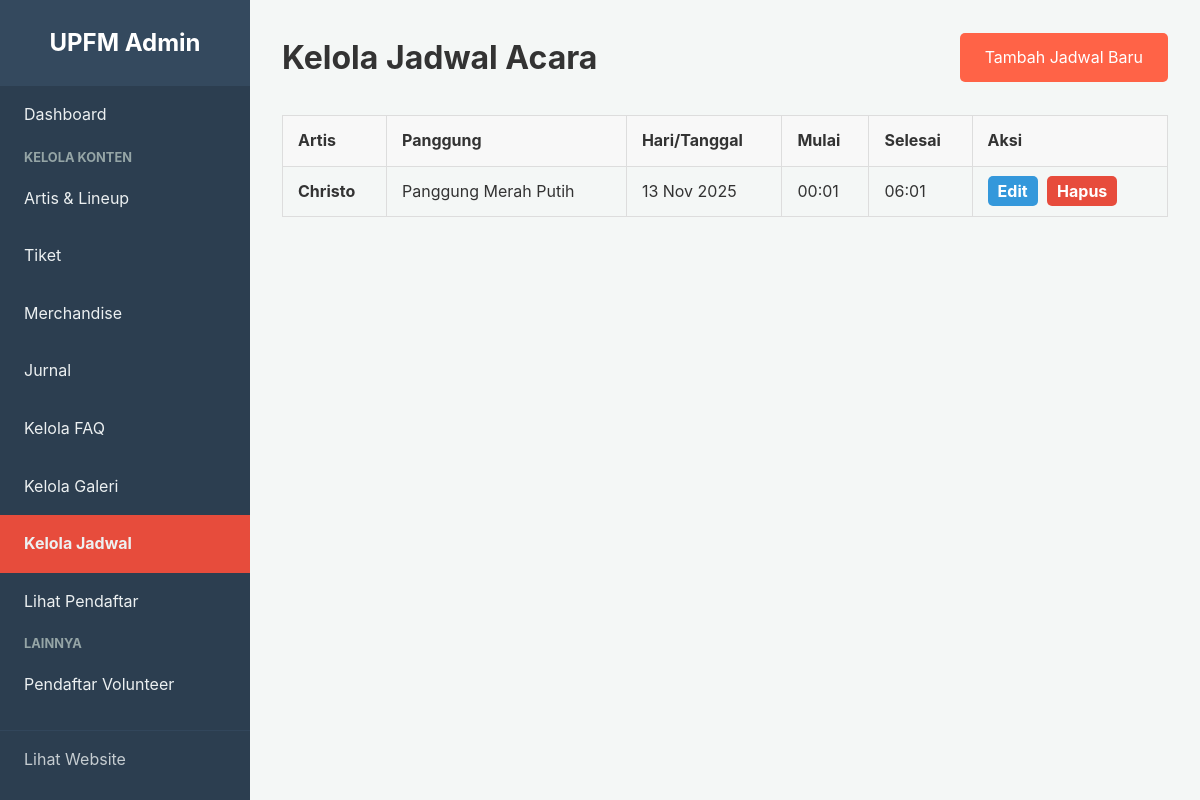
Page /admin/kelola_jadwal.php (signed in) on the committed database.
### tables this page shows
CREATE TABLE `schedules` (
  `id` int(11) NOT NULL,
  `artist_id` int(11) NOT NULL,
  `stage_id` int(11) NOT NULL,
  `event_day` date NOT NULL,
  `start_time` time NOT NULL,
  `end_time` time NOT NULL
);

CREATE TABLE `artists` (
  `id` int(11) NOT NULL,
  `name` varchar(255) NOT NULL,
  `genre` varchar(100) DEFAULT NULL,
  `image_url` varchar(255) DEFAULT 'default_artist.jpg',
  `description` text DEFAULT NULL,
  `is_headliner` tinyint(1) NOT NULL DEFAULT 0
);

CREATE TABLE `stages` (
  `id` int(11) NOT NULL,
  `name` varchar(255) NOT NULL,
  `location_description` varchar(255) DEFAULT NULL
);

### admin/kelola_jadwal.php (the view, shortened to what this page needs)
<?php
require_once '../includes/db.php';
$sql = "SELECT
            s.id,
            s.event_day,
            s.start_time,
            s.end_time,
            a.name AS artist_name,
            st.name AS stage_name
        FROM
            schedules s
        JOIN
            artists a ON s.artist_id = a.id
        JOIN
            stages st ON s.stage_id = st.id
        ORDER BY
            s.event_day, s.start_time";
$schedules = $conn->query($sql)->fetch_all(MYSQLI_ASSOC);
?>
<!DOCTYPE html>
<html lang="id">
<head>
    <link rel="stylesheet" href="../assets/css/style.css">
    <link rel="stylesheet" href="../assets/css/admin_styles.css">
</head>
<body>
<div class="admin-wrapper">
    <?php require_once '../includes/admin_sidebar.php'; ?>
    <div class="admin-main-content">
        <div class="admin-header">
            <h1 class="page-main-title">Kelola Jadwal Acara</h1>
            <a href="edit_jadwal.php" class="btn-standard">Tambah Jadwal Baru</a>
        </div>
        <table class="admin-table">
            <thead>
                <tr>
                    <th>Artis</th>
                    <th>Panggung</th>
                    <th>Hari/Tanggal</th>
                    <th>Mulai</th>
                    <th>Selesai</th>
                    <th>Aksi</th>
                </tr>
            </thead>
            <tbody>
                <?php foreach ($schedules as $schedule): ?>
                    <tr>
                        <td><strong><?php echo htmlspecialchars($schedule['artist_name']); ?></strong></td>
                        <td><?php echo htmlspecialchars($schedule['stage_name']); ?></td>
                        <td><?php echo date('d M Y', strtotime($schedule['event_day'])); ?></td>
                        <td><?php echo date('H:i', strtotime($schedule['start_time'])); ?></td>
                        <td><?php echo date('H:i', strtotime($schedule['end_time'])); ?></td>
                        <td class="table-actions">
                            <a href="edit_jadwal.php?id=<?php echo $schedule['id']; ?>" class="btn-edit">Edit</a>
                            <a href="kelola_jadwal.php?action=hapus&id=<?php echo $schedule['id']; ?>" class="btn-delete" onclick="return confirm('Anda yakin ingin menghapus jadwal ini?');">Hapus</a>
                        </td>
                    </tr>
                <?php endforeach; ?>
            </tbody>
        </table>
    </div>
</div>
</body>
</html>

### assets/css/style.css (style rules this page uses)
:root { --primary-color: #ff6347; --dark-color: #333; --light-gray: #f8f8f8; --placeholder-gray: #e9e9e9; --text-color: #555; }
body { font-family: -apple-system, BlinkMacSystemFont, "Segoe UI", Roboto, Helvetica, Arial, sans-serif; margin: 0; background: #fff; color: var(--dark-color); line-height: 1.6; }
h1, h2, h3 { font-weight: bold; }
a { color: var(--primary-color); text-decoration: none; }
.page-main-title { text-align: center; font-size: 2rem; margin-bottom: 0.5rem; }
.btn-standard { display: inline-block; padding: 12px 25px; background: var(--primary-color); color: white; border: none; border-radius: 5px; font-size: 1rem; cursor: pointer; text-align: center; transition: background-color 0.2s ease; }

### assets/css/admin_styles.css (style rules this page uses)
:root { --admin-bg: #f4f7f6; --sidebar-bg: #2c3e50; --sidebar-text: #ecf0f1; --sidebar-hover: #34495e; --sidebar-active: #e74c3c; --card-bg: #ffffff; --dark-color: #333; }
body { font-family: -apple-system, BlinkMacSystemFont, "Segoe UI", Roboto, Helvetica, Arial, sans-serif; margin: 0; background-color: var(--admin-bg); color: var(--dark-color); }
a { text-decoration: none; }
.admin-wrapper { display: flex; min-height: 100vh; }
.admin-main-content { flex-grow: 1; margin-left: 250px; padding: 2rem; }
.admin-header { display: flex; justify-content: space-between; align-items: center; margin-bottom: 2rem; }
.page-main-title { margin: 0; }
.admin-table { width: 100%; border-collapse: collapse; margin-bottom: 2rem; }
.admin-table th, .admin-table td { padding: 12px 15px; border: 1px solid #ddd; text-align: left; vertical-align: middle; }
.admin-table th { background-color: var(--light-gray); }
.table-actions a { text-decoration: none; font-weight: bold; padding: 5px 10px; border-radius: 5px; margin-right: 5px; }
.btn-edit { background-color: #3498db; color: white; }
.btn-delete { background-color: #e74c3c; color: white; }

### rows in the picture
schedules: artist.name "Christo", stage.name "Panggung Merah Putih", event_day "13 Nov 2025", start_time "00:01", end_time "06:01"
